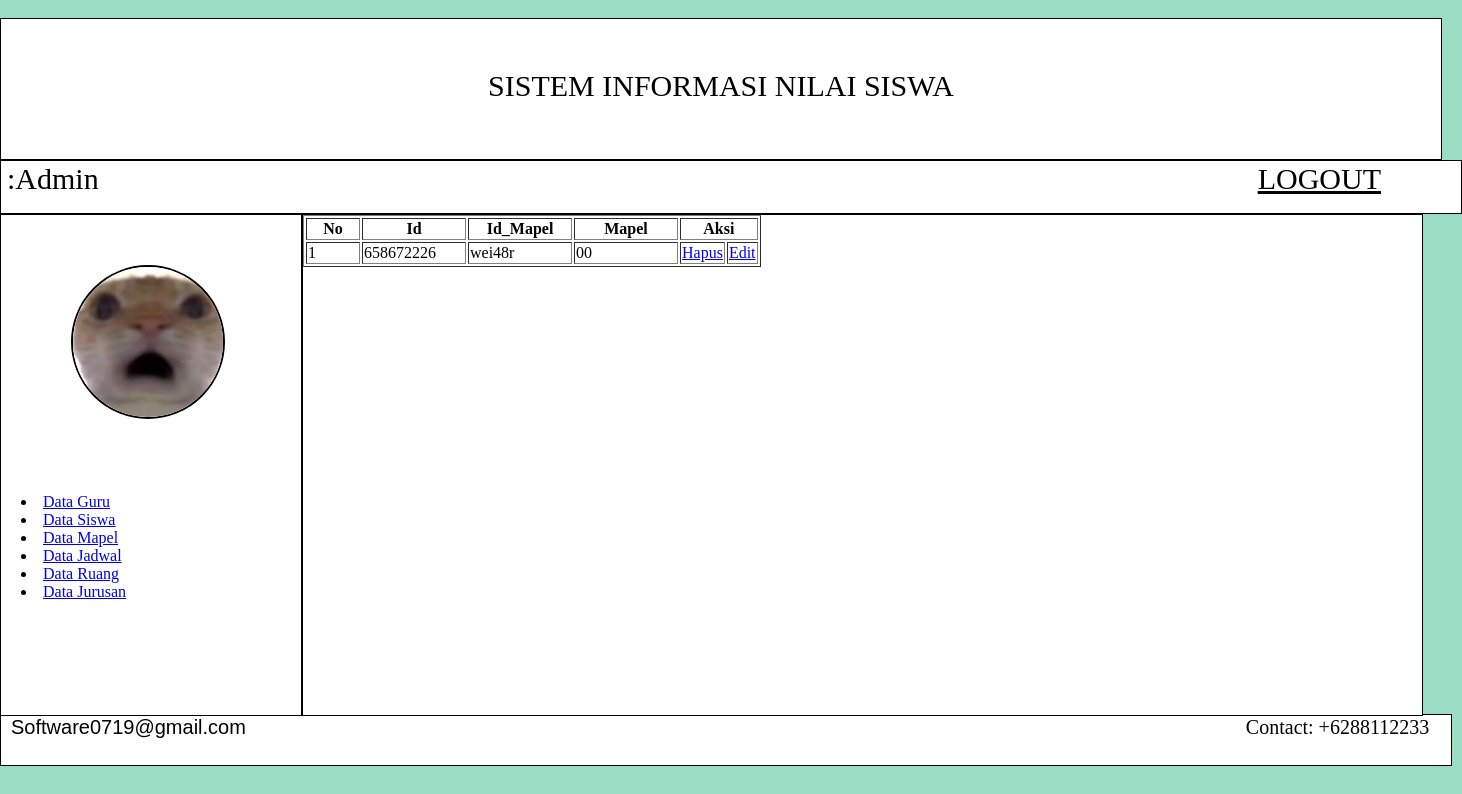
The page /halaman_admin.php?page=datamapel on the database its author committed.
### tables this page shows
CREATE TABLE `data_mapel` (
  `id` int NOT NULL,
  `id_mapel` varchar(15) NOT NULL,
  `mapel` varchar(100) NOT NULL
);

### tabledatamapel.php (the view, shortened to what this page needs)
<table border="1">
    <tr>
        <th width="50">No</th>
        <th width="100">Id</th>
        <th width="100">Id_Mapel</th>
        <th width="100">Mapel</th>
        <th colspan="2">Aksi</th>
    </tr>
    <?php
    include "koneksi.php";
    $no=1;
    $ambildata = mysqli_query($koneksi, "select * from data_mapel");
    while ($tampil = mysqli_fetch_array($ambildata)){
        echo "
        <tr>
          <td>$no</td>
          <td>$tampil[id]</td>
          <td>$tampil[id_mapel]</td>
          <td>$tampil[mapel]</td>
          <td><a href='halaman_admin.php?page=hapusmapel&id=$tampil[id]'>Hapus</a></td>
          <td><a href='halaman_admin.php?page=editmapel&id=$tampil[id]'>Edit</a></td>
        </tr>";
        $no++;
    }
    ?>
</table>

### haladmin.css (style rules this page uses)
body { display: grid; width: 100%; display: inline; background: #FFF; border-radius: 15px; height: 100vh; background-color: #9ADDC2; }

### rows shown on the page
data_mapel: id "658672226", id_mapel "wei48r", mapel "00"
